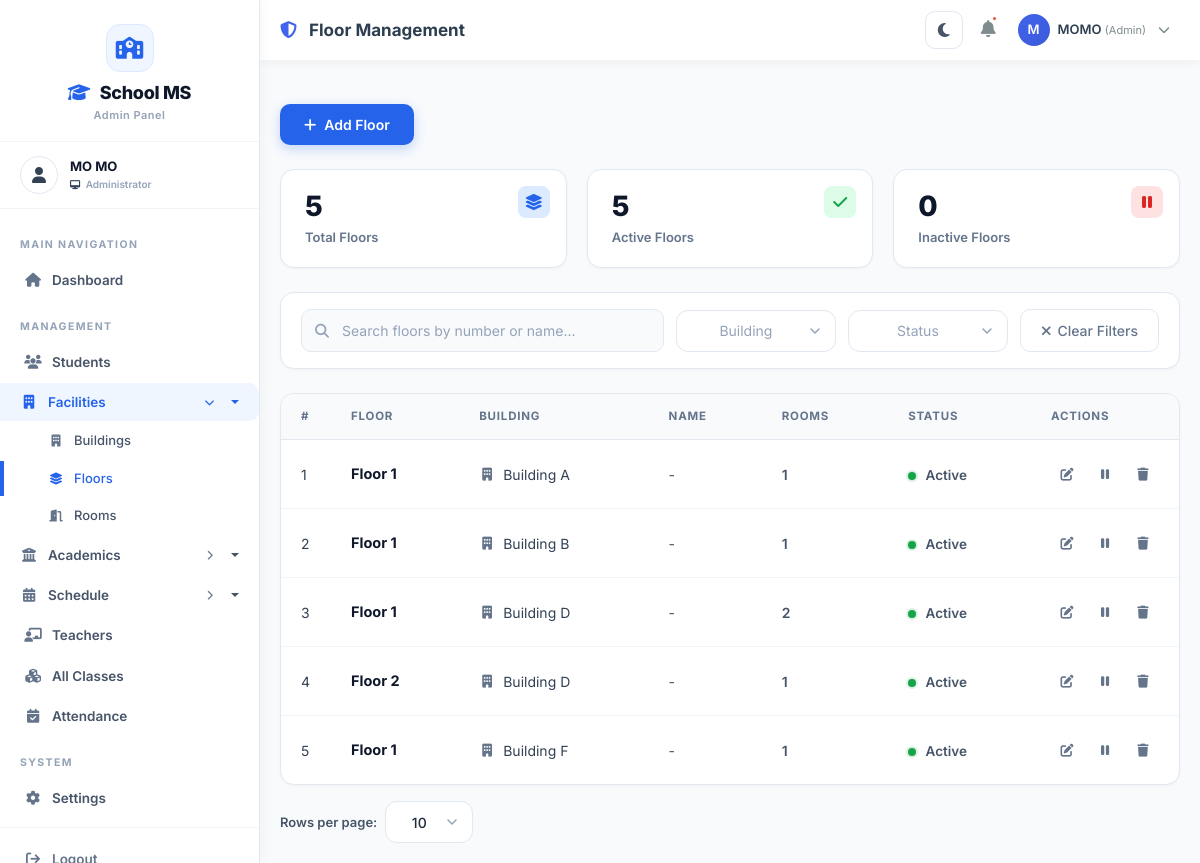
/classes/floors/ (signed in), run on the app's committed database.
### accounts/models.py (models this page shows, shortened)
class User(AbstractUser):
    ROLE_CHOICES = [
        ('admin', 'Admin'),
        ('teacher', 'Teacher'),
        ('student', 'Student'),
    ]
    role = models.CharField(max_length=50, choices=ROLE_CHOICES, default='student')
    is_active = models.BooleanField(default=True)
    phone = models.CharField(max_length=15, blank=True, null=True)
    address = models.TextField(blank=True, null=True)
    profile_picture = models.ImageField(upload_to='profile_pics/', blank=True, null=True)
    date_joined = models.DateTimeField(auto_now_add=True)

### classes/models.py (models this page shows, shortened)
class Floor(models.Model):
    building = models.ForeignKey(Building, on_delete=models.CASCADE, related_name='floors')
    floor_number = models.CharField(max_length=10)
    name = models.CharField(max_length=100, blank=True, null=True)
    description = models.TextField(blank=True, null=True)
    is_active = models.BooleanField(default=True)
    created_at = models.DateTimeField(auto_now_add=True)
    updated_at = models.DateTimeField(auto_now=True)
    class Meta:
        ordering = ['building', 'floor_number']
        unique_together = ['building', 'floor_number']

class Building(models.Model):
    name = models.CharField(max_length=100)
    code = models.CharField(max_length=20, unique=True)
    address = models.TextField(blank=True, null=True)
    description = models.TextField(blank=True, null=True)
    is_active = models.BooleanField(default=True)
    created_at = models.DateTimeField(auto_now_add=True)
    updated_at = models.DateTimeField(auto_now=True)
    class Meta:
        ordering = ['name']

### classes/views.py (the view, shortened to what this page needs)
# urls.py: path('floors/', views.floor_list, name='floor_list'),
@login_required
@admin_required
def floor_list(request):
    floors = Floor.objects.all()
    form = FloorSearchForm(request.GET or None)
    per_page = request.GET.get('per_page', '10')
    try:
        per_page = int(per_page)
    except (TypeError, ValueError):
        per_page = 10
    if per_page not in (5, 10, 20):
        per_page = 10
    paginator = Paginator(floors, per_page)
    page = request.GET.get('page')
    floors_page = paginator.get_page(page)
    context = {
        'floors': floors_page,
        'per_page': per_page,
        'form': form,
        'buildings': Building.objects.filter(is_active=True).order_by('name'),
        'total': Floor.objects.count(),
        'active': Floor.objects.filter(is_active=True).count(),
        'inactive': Floor.objects.filter(is_active=False).count(),
    }
    return render(request, 'Backend/admin/facility/floor_list.html', context)

### templates/Backend/admin/facility/floor_list.html (shortened to what this page needs)
{% extends 'Backend/layouts/admin_layout.html' %}
{% load static %}
{% block page_title %}Floor Management{% endblock %}
{% block content %}
<div class="page-header">
    <a href="{% url 'classes:floor_add' %}" class="btn-add-class">
        <i class="fas fa-plus"></i> Add Floor
    </a>
</div>
<div class="kpi-grid">
    <div class="kpi-card">
        <div class="kpi-badge blue">
            <i class="fas fa-layer-group"></i>
        </div>
        <div class="kpi-number" id="totalCount">{{ total|default:0 }}</div>
        <div class="kpi-label">Total Floors</div>
    </div>
    <div class="kpi-card">
        <div class="kpi-badge green">
            <i class="fas fa-check"></i>
        </div>
        <div class="kpi-number" id="activeCount">{{ active|default:0 }}</div>
        <div class="kpi-label">Active Floors</div>
    </div>
    <div class="kpi-card">
        <div class="kpi-badge red">
            <i class="fas fa-pause"></i>
        </div>
        <div class="kpi-number" id="inactiveCount">{{ inactive|default:0 }}</div>
        <div class="kpi-label">Inactive Floors</div>
    </div>
</div>
<div class="filter-bar">
    <div class="search-wrapper">
        <i class="fas fa-search"></i>
        <input type="text" class="search-input" id="searchInput" placeholder="Search floors by number or name...">
    </div>
    <button class="btn-clear" id="clearFiltersBtn">
        <i class="fas fa-times"></i> Clear Filters
    </button>
</div>
<div class="table-container">
    <div class="table-responsive">
        <table class="data-table">
            <thead>
                <tr>
                    <th style="width: 50px;">#</th>
                    <th>Floor</th>
                    <th>Building</th>
                    <th>Name</th>
                    <th>Rooms</th>
                    <th>Status</th>
                    <th style="width: 120px;">Actions</th>
                </tr>
            </thead>
            <tbody id="tableBody">
                {% for floor in floors %}
                <tr class="floor-row" data-number="{{ floor.floor_number|lower }}"
                    data-name="{{ floor.name|lower|default:'' }}" data-building="{{ floor.building.id }}"
                    data-status="{% if floor.is_active %}active{% else %}inactive{% endif %}">
                    <td>{{ forloop.counter }}</td>
                    <td>
                        <span class="row-title">Floor {{ floor.floor_number }}</span>
                    </td>
                    <td>
                        <span class="icon-text"><i class="fas fa-building"></i> {{ floor.building.name }}</span>
                    </td>
                    <td>
                        <span style="color: #475569;">{{ floor.name|default:"-" }}</span>
                    </td>
                    <td>
                        <span style="font-weight: 600; color: #475569;">{{ floor.rooms.count }}</span>
                    </td>
                    <td>
                        <span class="status-text">
                            <span class="status-dot {% if floor.is_active %}active{% else %}inactive{% endif %}"></span>
                            {% if floor.is_active %}Active{% else %}Inactive{% endif %}
                        </span>
                    </td>
                    <td>
                        <div class="action-icons">
                            <a href="{% url 'classes:floor_edit' floor.pk %}" class="action-icon edit" title="Edit" data-bs-toggle="tooltip">
                                <i class="fas fa-edit"></i>
                            </a>
                            <a href="{% url 'classes:floor_toggle_status' floor.pk %}" class="action-icon toggle" title="Toggle Status" data-bs-toggle="tooltip" onclick="return confirm('Are you sure?')">
                                <i class="fas {% if floor.is_active %}fa-pause{% else %}fa-play{% endif %}"></i>
                            </a>
                            <a href="{% url 'classes:floor_delete' floor.pk %}" class="action-icon delete" title="Delete" data-bs-toggle="tooltip" onclick="return confirm('Are you sure you want to delete this floor?')">
                                <i class="fas fa-trash"></i>
                            </a>
                        </div>
                    </td>
                </tr>
                {% endfor %}
            </tbody>
        </table>
    </div>
</div>
<div class="per-page-selector">
    <label for="perPageSelect">Rows per page:</label>
</div>
{% endblock %}

### templates/Backend/layouts/admin_layout.html (shortened to what this page needs)
{% load static %}
<!DOCTYPE html>
<html lang="en">
<head>
    <link href="https://cdn.jsdelivr.net/npm/bootstrap@5.3.0/dist/css/bootstrap.min.css" rel="stylesheet">
    <link rel="stylesheet" href="https://cdnjs.cloudflare.com/ajax/libs/font-awesome/6.4.0/css/all.min.css">
    <link rel="stylesheet" href="{% static 'css/theme.css' %}?v=20260714e">
</head>
<body>
    <div class="sidebar" id="sidebar">
        <div class="sidebar-brand">
            <div class="brand-icon">
                <i class="fas fa-school"></i>
            </div>
            <h3><i class="fas fa-graduation-cap"></i> School MS</h3>
            <small>Admin Panel</small>
        </div>
        <div class="sidebar-user">
            <div class="avatar">
                <i class="fas fa-user"></i>
            </div>
            <div class="user-info">
                <div class="name">{{ user.get_full_name|default:user.username }}</div>
                <div class="role"><i class="fas fa-desktop"></i> Administrator</div>
            </div>
        </div>
        <div class="sidebar-menu-wrapper">
            <ul class="sidebar-menu">
                <li class="menu-header">MAIN NAVIGATION</li>
                <li>
                    <a href="{% url 'accounts:dashboard' %}"
                        class="menu-link {% if request.resolver_match.url_name == 'dashboard' %}active{% endif %}">
                        <i class="fas fa-home"></i> Dashboard
                    </a>
                </li>
                <li class="menu-header">MANAGEMENT</li>
                <li>
                    <a href="{% url 'students:student_list' %}"
                        class="menu-link {% if request.resolver_match.url_name == 'student_list' %}active{% endif %}">
                        <i class="fas fa-users"></i> Students
                    </a>
                </li>
                <li>
                    <button class="dropdown-toggle {% if request.resolver_match.url_name|slice:":9" == "building_" or request.resolver_match.url_name|slice:":6" == "floor_" or request.resolver_match.url_name|slice:":5" == "room_" %}active{% endif %}"
                        data-arrow-closed="fa-chevron-right" data-arrow-open="fa-chevron-down"
                        onclick="toggleDropdown(this)">
                        <i class="fas fa-building"></i> Facilities
                        <span class="arrow"><i class="fas fa-chevron-right arrow-icon"></i></span>
                    </button>
                    <ul class="dropdown-menu-custom {% if request.resolver_match.url_name|slice:":9" == "building_" or request.resolver_match.url_name|slice:":6" == "floor_" or request.resolver_match.url_name|slice:":5" == "room_" %}show{% endif %}">
                        <li>
                            <a href="{% url 'classes:building_list' %}"
                                class="{% if request.resolver_match.url_name == 'building_list' %}active{% endif %}">
                                <i class="fas fa-building"></i> Buildings
                            </a>
                        </li>
                        <li>
                            <a href="{% url 'classes:floor_list' %}"
                                class="{% if request.resolver_match.url_name == 'floor_list' %}active{% endif %}">
                                <i class="fas fa-layer-group"></i> Floors
                            </a>
                        </li>
                        <li>
                            <a href="{% url 'classes:room_list' %}"
                                class="{% if request.resolver_match.url_name == 'room_list' %}active{% endif %}">
                                <i class="fas fa-door-open"></i> Rooms
                            </a>
                        </li>
                    </ul>
                </li>
                <li>
                    <button class="dropdown-toggle "
                        data-arrow-closed="fa-chevron-right" data-arrow-open="fa-chevron-down"
                        onclick="toggleDropdown(this)">
                        <i class="fas fa-university"></i> Academics
                        <span class="arrow"><i class="fas fa-chevron-right arrow-icon"></i></span>
                    </button>
                </li>
                <li>
                    <button class="dropdown-toggle {% if request.resolver_match.url_name|slice:":5" == "term_" or request.resolver_match.url_name|slice:":9" == "timeslot_" %}active{% endif %}"
                        data-arrow-closed="fa-chevron-right" data-arrow-open="fa-chevron-down"
                        onclick="toggleDropdown(this)">
                        <i class="fas fa-calendar-alt"></i> Schedule
                        <span class="arrow"><i class="fas fa-chevron-right arrow-icon"></i></span>
                    </button>
                </li>
                <li>
                    <a href="{% url 'teachers:teacher_list' %}"
                        class="menu-link {% if request.resolver_match.url_name|slice:":8" == "teacher_" %}active{% endif %}">
                        <i class="fas fa-chalkboard-teacher"></i> Teachers
                    </a>
                </li>
                <li>
                    <a href="{% url 'classes:class_list' %}"
                        class="menu-link {% if request.resolver_match.url_name == 'class_list' %}active{% endif %}">
                        <i class="fas fa-cubes"></i> All Classes
                    </a>
                </li>
                <li>
                    <a href="{% url 'attendance:admin_attendance_list' %}"
                        class="menu-link {% if request.resolver_match.url_name|slice:":10" == "attendance_" %}active{% endif %}">
                        <i class="fas fa-calendar-check"></i> Attendance
                    </a>
                </li>
                <li class="menu-header">SYSTEM</li>
                <li>
                    <a href="{% url 'accounts:settings' %}" class="menu-link {% if request.resolver_match.url_name == 'settings' %}active{% endif %}">
                        <i class="fas fa-gear"></i> Settings
                    </a>
                </li>
                <li class="logout-section">
                    <a href="{% url 'accounts:logout' %}" class="menu-link">
                        <i class="fas fa-arrow-right-from-bracket"></i> Logout
                    </a>
                </li>
            </ul>
        </div>
    </div>
    <div class="main-content" id="mainContent">
        <div class="top-nav">
            <div class="left-section">
                <h4 class="page-title">
                    <i class="fas fa-shield-alt me-2" style="color: #4263eb;"></i>
                    {% block page_title %}Admin Dashboard{% endblock %}
                </h4>
            </div>
            <div class="right-section">
                <button id="themeToggle" class="theme-toggle-btn" type="button" data-bs-toggle="tooltip" title="Toggle dark / light theme">
                    <i class="fas fa-moon"></i>
                </button>
                <button class="notification-btn" data-bs-toggle="tooltip" title="Notifications">
                    <i class="fas fa-bell"></i>
                    <span class="badge-dot"></span>
                </button>
                <div class="dropdown user-dropdown">
                    <a class="user-info-display" data-bs-toggle="dropdown" aria-expanded="false">
                        <div class="user-avatar">
                            {{ user.username|make_list|first|upper }}
                        </div>
                        <div class="user-name">
                            {{ user.username }}
                            <small>(Admin)</small>
                        </div>
                        <i class="fas fa-chevron-down ms-1" style="font-size: 12px; color: #7f8c8d;"></i>
                    </a>
                </div>
            </div>
        </div>
        <div class="content-area">
            {% block content %}{% endblock %}
        </div>
    </div>
</body>
</html>

### data on the page
User: get_full_name "MO MO", username|make_list "M", username "MOMO"
Floor: floor_number "1", building.name "Building A", name "-", rooms.count "1", is_active True (drawn)
Floor: floor_number "1", building.name "Building B", name "-", rooms.count "1", is_active True (drawn)
Floor: floor_number "1", building.name "Building D", name "-", rooms.count "2", is_active True (drawn)
Floor: floor_number "2", building.name "Building D", name "-", rooms.count "1", is_active True (drawn)
Floor: floor_number "1", building.name "Building F", name "-", rooms.count "1", is_active True (drawn)

### other printed values
{{ total|default:0 }} "5"
{{ active|default:0 }} "5"
{{ inactive|default:0 }} "0"
